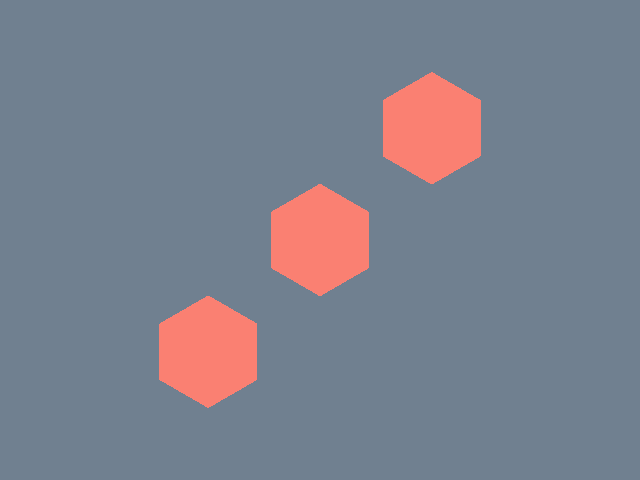

The script that drew this image:
#!/usr/bin/env python

# Place 2D hexagonal glyphs at three points using vtkGlyph2D with
# a vtkRegularPolygonSource as the glyph shape.

# Factory overrides: importing these modules registers the OpenGL rendering
# and interaction style implementations for vtkRenderingCore factory classes.
import vtkmodules.vtkInteractionStyle  # noqa: F401
import vtkmodules.vtkRenderingOpenGL2  # noqa: F401
# VTK pipeline classes used in this example
from vtkmodules.vtkCommonCore import vtkPoints
from vtkmodules.vtkCommonDataModel import vtkPolyData
from vtkmodules.vtkFiltersCore import vtkGlyph2D
from vtkmodules.vtkFiltersSources import vtkRegularPolygonSource
from vtkmodules.vtkInteractionStyle import vtkInteractorStyleImage
from vtkmodules.vtkRenderingCore import (
    vtkActor,
    vtkPolyDataMapper,
    vtkRenderWindow,
    vtkRenderWindowInteractor,
    vtkRenderer,
)

# Colors (normalized RGB)
salmon_rgb = (0.980, 0.502, 0.447)
slate_gray_rgb = (0.439, 0.502, 0.565)

# Points: define three positions in the XY plane
points = vtkPoints()
points.InsertNextPoint(0, 0, 0)
points.InsertNextPoint(1, 1, 0)
points.InsertNextPoint(2, 2, 0)

polydata = vtkPolyData()
polydata.SetPoints(points)

# Source: regular hexagonal polygon glyph shape (6 sides by default)
polygon_source = vtkRegularPolygonSource()

# Filter: place 2D glyphs at each point
glyph_2d = vtkGlyph2D()
glyph_2d.SetSourceConnection(polygon_source.GetOutputPort())
glyph_2d.SetInputData(polydata)

# Mapper: map the glyphed output to graphics primitives
mapper = vtkPolyDataMapper()
mapper.SetInputConnection(glyph_2d.GetOutputPort())

# Actor: assign the mapped geometry
actor = vtkActor()
actor.SetMapper(mapper)
actor.GetProperty().SetColor(salmon_rgb)

# Renderer: assemble the scene
renderer = vtkRenderer()
renderer.AddActor(actor)
renderer.SetBackground(slate_gray_rgb)

# Render window: display the rendered scene
render_window = vtkRenderWindow()
render_window.AddRenderer(renderer)
render_window.SetWindowName("glyph2d")
render_window.SetMultiSamples(0)
render_window.SetSize(640, 480)

# Interactor: handle mouse and keyboard events with 2D image style
render_window_interactor = vtkRenderWindowInteractor()
render_window_interactor.SetRenderWindow(render_window)
interactor_style_image = vtkInteractorStyleImage()
render_window_interactor.SetInteractorStyle(interactor_style_image)

# Scene: configure the camera
renderer.ResetCamera()

# Start: launch the interactive visualization
render_window_interactor.Initialize()
render_window_interactor.Start()
